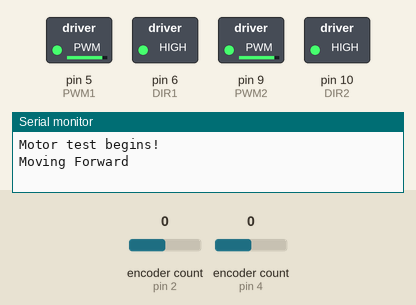
Recording of a sketch running on a simulated Arduino Uno, built with avr-gcc and run on an emulated ATmega328P. On the bench: switched loads named in the sketch (green lamp = pin HIGH), the last lines printed to the serial monitor. Inputs (shaded band) come from the test bench; at power-on: encoder count (sensors on pin 2, pin 4) 0.

Above: at 0.05 s.
At 2.5 s:
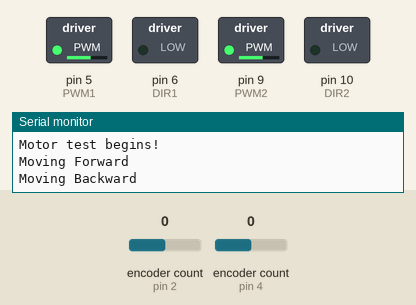
At 5.0 s:
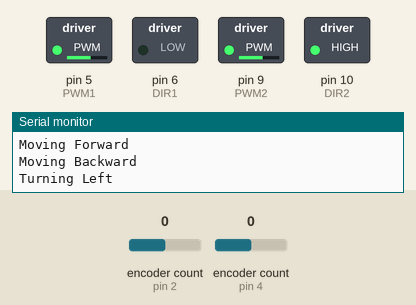
At 7.5 s:
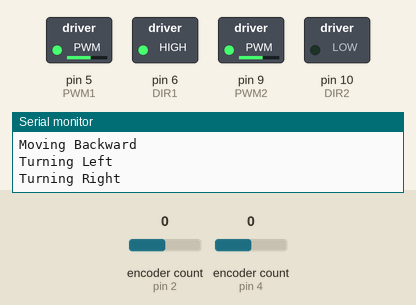
At 10.0 s:
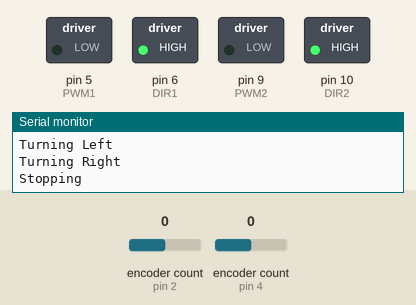
Timing chart, 0 to 13.0 s (numbered marks = the images above):
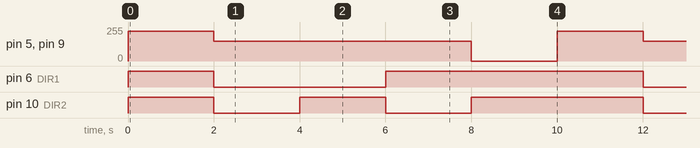

Measured:
- by itself, pin 5 (PWM1), pin 9 (PWM2): repeats every 10.0 s: 150/255 6.0 s, 0/255 2.0 s, 225/255 2.0 s
- by itself, pin 6 (DIR1): repeats every 10.0 s: LOW 4.0 s, HIGH 6.0 s
- by itself, pin 10 (DIR2): repeats every 10.0 s: LOW 2.0 s, HIGH 2.0 s, LOW 2.0 s, HIGH 4.0 s

The sketch:

moveMotors.ino
```cpp
#include <Arduino.h>
#include <Encoder.h>

// Motor 1  driver pins
#define PWM1 5   // Left Motor PWM
#define DIR1 6  // Left Motor Direction

// Motor 2  driver pins
#define PWM2 9   // Right Motor PWM
#define DIR2 10   // Right Motor Direction

// Define encoder pins
#define ENC1_A 2
#define ENC1_B 3
#define ENC2_A 4
#define ENC2_B 7

// Create encoder objects
Encoder motor1Encoder(ENC1_A, ENC1_B);
Encoder motor2Encoder(ENC2_A, ENC2_B);

// Function to control motors
void moveMotors(int speed1, int speed2) {
    if (speed1 >= 0) {
        digitalWrite(DIR1, HIGH);
        analogWrite(PWM1, speed1);
    } else {
        digitalWrite(DIR1, LOW);
        analogWrite(PWM1, -speed1);
    }

    if (speed2 >= 0) {
        digitalWrite(DIR2, HIGH);
        analogWrite(PWM2, speed2);
    } else {
        digitalWrite(DIR2, LOW);
        analogWrite(PWM2, -speed2);
    }
}

void setup() {
    Serial.begin(115200);

    pinMode(PWM1, OUTPUT);
    pinMode(DIR1, OUTPUT);
    pinMode(PWM2, OUTPUT);
    pinMode(DIR2, OUTPUT);

    Serial.println("Motor test begins!");
}

void loop() {
    // Move forward
    Serial.println("Moving Forward");
    moveMotors(225, 225);
    delay(2000);

    // Move backward
    Serial.println("Moving Backward");
    moveMotors(-150, -150);
    delay(2000);

    // Turn left
    Serial.println("Turning Left");
    moveMotors(-150, 150);
    delay(2000);

    // Turn right
    Serial.println("Turning Right");
    moveMotors(150, -150);
    delay(2000);

    // Stop
    Serial.println("Stopping");
    moveMotors(0, 0);
    delay(2000);

    // Read encoder values
    long pos1 = motor1Encoder.read();
    long pos2 = motor2Encoder.read();
    Serial.print("Encoder1: "); Serial.print(pos1);
    Serial.print(" Encoder2: "); Serial.println(pos2);
}
```
